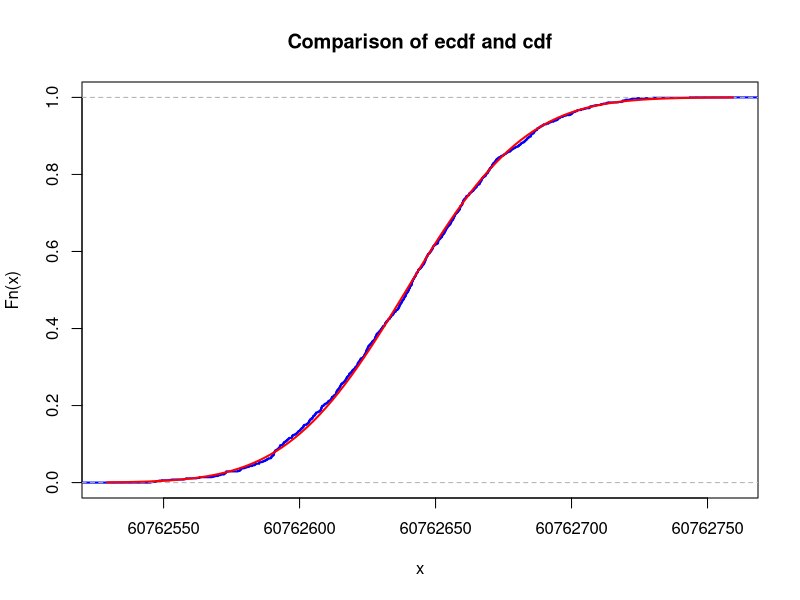
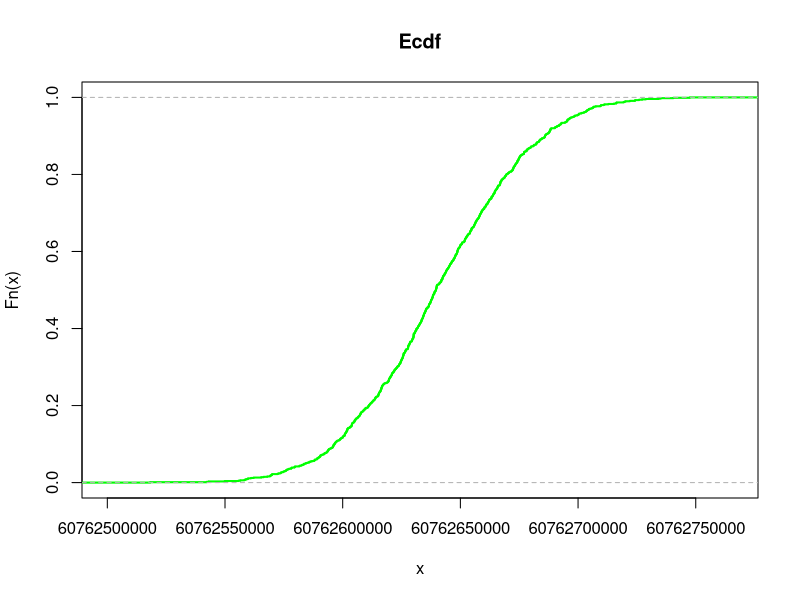
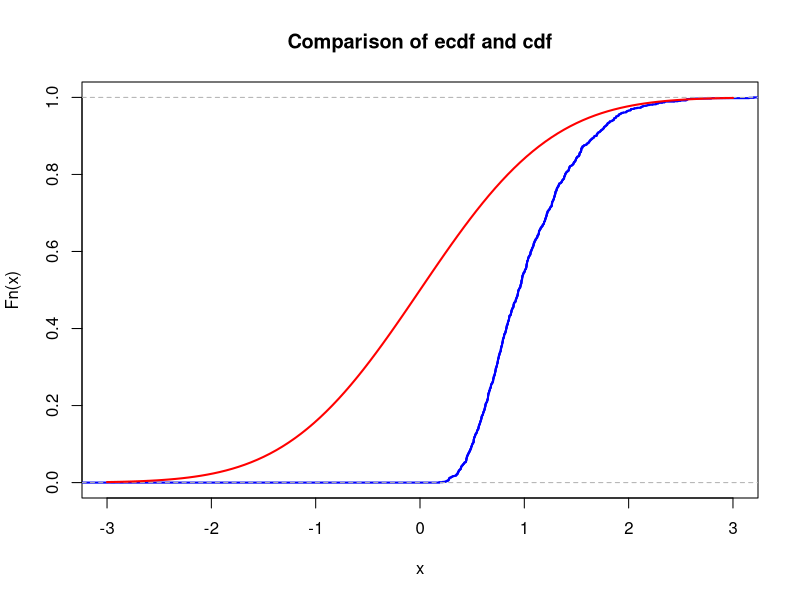

Here is the R script that generated these plots, in order:
## ---- chunk 1
# your team id number 
                          ###
id <- 19                  ### Change to the correct id!
                          ###
set.seed(id)
p <- id/100
# matrices G and H
G <- matrix(c(1, 1, 1, 0, 0, 0, 0,
		1, 0, 0, 1, 1, 0, 0,
		0, 1, 0, 1, 0, 1, 0,
		1, 1, 0, 1, 0, 0, 1), nrow = 4, byrow = TRUE)
H <- t(matrix(c(1, 0, 1, 0, 1, 0, 1,
		0, 1, 1, 0, 0, 1, 1,
		0, 0, 0, 1, 1, 1, 1), nrow = 3, byrow = TRUE))
cat("The matrix G is: \n")
G
cat("The matrix H is: \n")
H
cat("The product GH must be zero: \n")
(G%*%H) %%2
## ---- chunk 2
# generate N messages

message_generator <- function(N) {
  matrix(sample(c(0,1), 4*N, replace = TRUE), nrow = N)
}  
messages <- message_generator(100)
codewords <- (messages %*% G) %% 2
print(codewords)
## ---- chunk 3
#  errors <- ...
#  received <-   
## ---- chunk 4


m <- 19 * (10**(-6))  #grams
Na <- 6 * (10**23)
M <- 137    #136.907089
T_y <- 30.1 #years
T_s <- T_y * 365 * 24 * 3600

lambda <- log(2) / T_s  
N <- m*Na/M  
puasson <- N * lambda
print(puasson)
K <- 1e3
n <- 50
# print(matrix(rpois(n*K, lambda = mu), nrow=K))
sample_means <- colMeans(matrix(rpois(n*K, lambda = puasson), nrow=n))
# print(sample_means)
s_mean <- mean(sample_means)
# print(s_mean)
means <- replicate(K, mean(colMeans(matrix(rpois(n*K, lambda = puasson), nrow=n))))
# print(means)

## ---- chunk 5

mu <- mean(means)
sigma <- sd(means)
## ---- chunk 6

xlims <- c(mu-3*sigma,mu+3*sigma)
Fs <- ecdf(means)
plot(Fs,
  ylim = c(0,1),
  col = "blue",
  lwd = 2,
  main = "Comparison of ecdf and cdf")
curve(pnorm(x, mean = mu, sd = sigma), col="red", lwd=2, add=TRUE)
x <- seq(min(means), max(means), by=0.01)

diff <- max(abs(Fs(x) - pnorm(x, mean = mu, sd= sigma)))
diff
## ---- chunk 7
sums <- replicate(K, sum(colMeans(matrix(rpois(n*K, lambda = puasson), nrow=n))))
sums
# number_of_less

less_than = sums
# indices = find(less_than > 8 * 10**8)
# less_than(indices) = []
# 
# less_than

## ---- chunk 8

count <- less_than[less_than<8*(10**8)]
# count
pr = ecdf(less_than)

plot(pr,
  ylim = c(0,1),
  col = "green",
  lwd = 2,
  main = "Ecdf")
# plot(x=8*10**8)


## ---- chunk 9
nu1 <- 1  # change this!
K <- 1e3
n <- 5
sample_means <- colMeans(matrix(rexp(n*K, rate = nu1), nrow=n))
## ---- chunk 10
mu <- 0       # change this!
sigma <- 1    # change this!
## ---- chunk 11
xlims <- c(mu-3*sigma,mu+3*sigma)
Fs <- ecdf(sample_means)
plot(Fs, 
     xlim = xlims, 
     col = "blue",
     lwd = 2,
     main = "Comparison of ecdf and cdf")
curve(pnorm(x, mean = mu, sd = sigma), col = "red", lwd = 2, add = TRUE)
